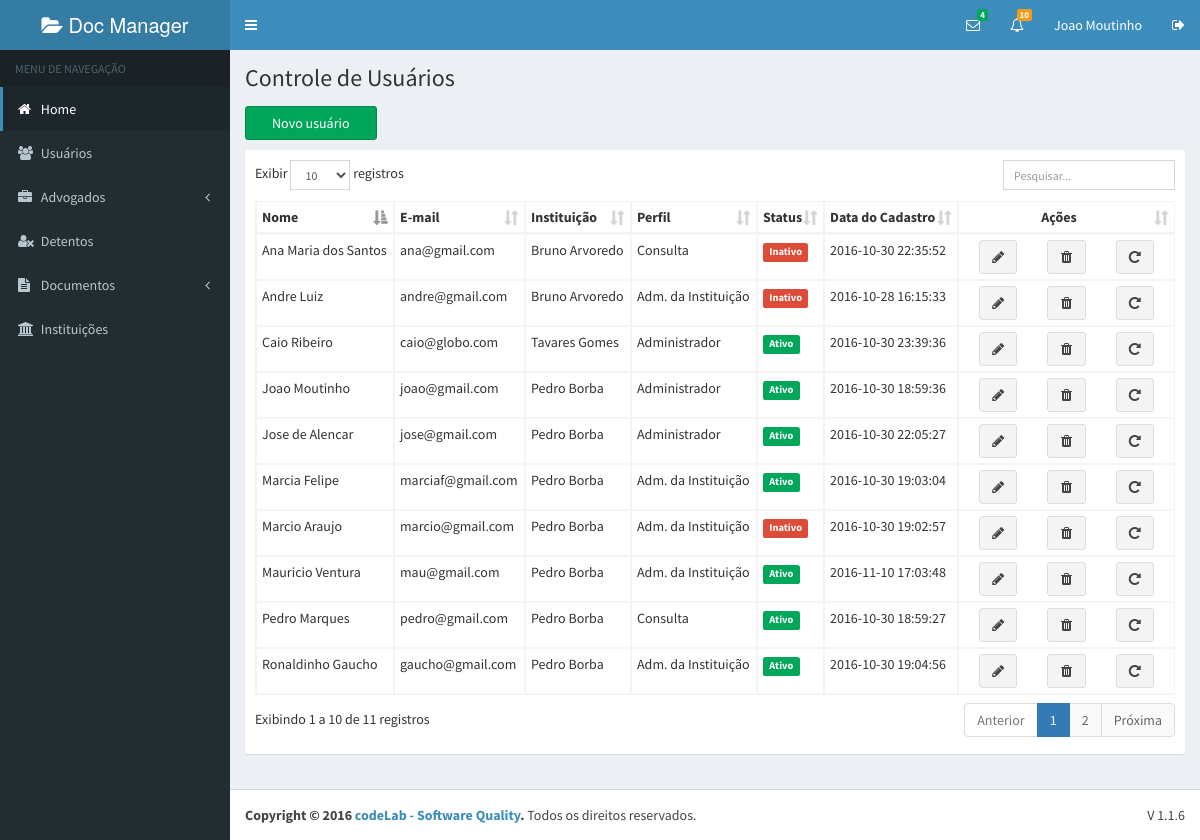
/usuarios.php (signed in), run on the app's committed database.
### tables this page shows
CREATE TABLE `usuario` (
  `id` int(11) NOT NULL AUTO_INCREMENT,
  `nome` varchar(45) NOT NULL,
  `sobrenome` varchar(45) NOT NULL,
  `email` varchar(45) NOT NULL,
  `cpf` varchar(14) NOT NULL,
  `senha` varchar(10) NOT NULL,
  `sexo` int(1) NOT NULL,
  `perfil` varchar(45) NOT NULL,
  `status` int(1) NOT NULL,
  `arquivo` varchar(45) DEFAULT NULL,
  `instituicao_id` int(11) NOT NULL,
  `dataCadastro` datetime NOT NULL,
  PRIMARY KEY (`id`,`instituicao_id`),
  KEY `fk_usuario_instituicao1_idx` (`instituicao_id`),
  CONSTRAINT `fk_usuario_instituicao1` FOREIGN KEY (`instituicao_id`) REFERENCES `instituicao` (`id`) ON DELETE NO ACTION ON UPDATE NO ACTION
);

CREATE TABLE `instituicao` (
  `id` int(11) NOT NULL AUTO_INCREMENT,
  `tipo` varchar(45) NOT NULL,
  `nome` varchar(45) NOT NULL,
  `sigla` varchar(10) NOT NULL,
  `email` varchar(45) DEFAULT NULL,
  `cep` varchar(10) NOT NULL,
  `endereco` varchar(100) NOT NULL,
  `bairro` varchar(45) NOT NULL,
  `cidade` varchar(45) NOT NULL,
  `uf` varchar(2) NOT NULL,
  `observacao` varchar(200) DEFAULT NULL,
  `status` int(1) NOT NULL,
  `dataCadastro` datetime NOT NULL,
  PRIMARY KEY (`id`)
);

### usuarios.php (the view, shortened to what this page needs)
 <?php
 require'head.php';
 require 'config/conexao.php';
 ?>
    <?php
     $sql_code = "SELECT u.id, u.cpf ,u.nome AS nomeUsuario, u.sobrenome, u.email, u.arquivo, i.tipo, i.nome AS nomeInstituicao, u.perfil, u.status, u.instituicao_id, u.dataCadastro FROM usuario u, instituicao i WHERE u.instituicao_id = i.id ORDER BY nomeUsuario";
     $execute  = $mysqli  -> query($sql_code) or die ($mysqli->error);
     $usuario  = $execute -> fetch_assoc();
     $num      = $execute -> num_rows;
    ?>
  <div class="content-wrapper">
    <section class="content-header">
      <h1>Controle de Usuários<small></small></h1>
    </section>
    <section class="content">
    <div class="row">
      <div class="col-md-2">
        <button type="button" class="btn btn-block btn-success btn-novo" data-toggle="modal" data-target="#modalCadastro">Novo usuário</button>
      </div>
    </div>
        <div class="nav-tabs-custom">
            <div class="box-body">
            <?php if ($num > 0) { ?>
            <table id="example1" class="table table-bordered table-hover table-condensed">
            <thead>
              <tr style="font-weight: bold;">
                <th>Nome</th>
                <th>E-mail</th>
                <th>Instituição</th>
                <th>Perfil</th>
                <th>Status</th>
                <th>Data do Cadastro</th>
                <th style="text-align: center;">Ações</td>
              </tr>
            </thead>
            <tbody>
            <?php do{ ?>
              <tr>
                <td><?php echo $usuario['nomeUsuario']. " " . $usuario['sobrenome']; ?></td>
                <td><?php echo $usuario['email']; ?></td>
                <td><?php echo $usuario['nomeInstituicao']; ?></td>
                <td><?php if($usuario['perfil'] == 'adm') {echo "Administrador";}
                if($usuario['perfil'] == 'adm_instituicao') {echo "Adm. da Instituição";}
                if($usuario['perfil'] == 'consulta') {echo "Consulta";}
                if($usuario['perfil'] == 'op_documento') {echo "Oper. de Documento";} ?>
                </td>
                <td>
                <?php if ($usuario['status']==1) { echo "<span class=\"label label-success\">Ativo</span>";}
                      else { echo "<span class=\"label label-danger\">Inativo</span>"; }
                ?>
                </td>
                <td><?php echo $usuario['dataCadastro']; ?></td>
                <td>
                  <div class="btn-acoes">
                  <div class="col-md-4">
                  <button type="button" class="btn btn-block btn-default" data-toggle="modal" data-target="#editar_usuario_<?php echo $usuario['id'];?>"><i class="fa fa-pencil" data-toggle="tooltip" data-placement="top" title="Editar"></i></button>
                  </div>
                 <div class="col-md-4">
                  <button type="button" class="btn btn-block btn-default" data-toggle="modal" data-target="#excluir_usuario_<?php echo $usuario['id'];?>"><i class="fa fa-trash" data-toggle="tooltip" data-placement="top" title="Excluir"></i></button>
                 </div>
                 <div class="col-md-4">
                    <button type="button" class="btn btn-block btn-default" data-toggle="modal" data-target="#alterar_senha_<?php echo $usuario['id'];?>"><i class="fa fa-repeat" data-toggle="tooltip" data-placement="top" title="Redefinir Senha"></i></button>
                 </div>
                 </div>
                </td>
              </tr>
              <?php } while ($usuario = $execute ->fetch_assoc()); ?>
            </tbody>
              </table>
            <?php } ?>
            </div>
          </div>
        </section>
        </div>
<?php require 'footer.php' ?>

### css/style.css (style rules this page uses)
.btn-novo { margin-bottom: 10px; }

### data on the page
usuario: nome "Ana Maria", sobrenome "dos Santos", email "ana@gmail.com", instituicao.nome "Bruno Arvoredo", perfil "Consulta", status "Inativo", dataCadastro "2016-10-30 22:35:52"
usuario: nome "Andre", sobrenome "Luiz", email "andre@gmail.com", instituicao.nome "Bruno Arvoredo", perfil "Adm. da Instituição", status "Inativo", dataCadastro "2016-10-28 16:15:33"
usuario: nome "Caio", sobrenome "Ribeiro", email "caio@globo.com", instituicao.nome "Tavares Gomes", perfil "Administrador", status "Ativo", dataCadastro "2016-10-30 23:39:36"
usuario: nome "Joao", sobrenome "Moutinho", email "joao@gmail.com", instituicao.nome "Pedro Borba", perfil "Administrador", status "Ativo", dataCadastro "2016-10-30 18:59:36"
usuario: nome "Jose", sobrenome "de Alencar", email "jose@gmail.com", instituicao.nome "Pedro Borba", perfil "Administrador", status "Ativo", dataCadastro "2016-10-30 22:05:27"
usuario: nome "Marcia", sobrenome "Felipe", email "marciaf@gmail.com", instituicao.nome "Pedro Borba", perfil "Adm. da Instituição", status "Ativo", dataCadastro "2016-10-30 19:03:04"
usuario: nome "Marcio", sobrenome "Araujo", email "marcio@gmail.com", instituicao.nome "Pedro Borba", perfil "Adm. da Instituição", status "Inativo", dataCadastro "2016-10-30 19:02:57"
usuario: nome "Mauricio", sobrenome "Ventura", email "mau@gmail.com", instituicao.nome "Pedro Borba", perfil "Adm. da Instituição", status "Ativo", dataCadastro "2016-11-10 17:03:48"
usuario: nome "Pedro", sobrenome "Marques", email "pedro@gmail.com", instituicao.nome "Pedro Borba", perfil "Consulta", status "Ativo", dataCadastro "2016-10-30 18:59:27"
usuario: nome "Ronaldinho", sobrenome "Gaucho", email "gaucho@gmail.com", instituicao.nome "Pedro Borba", perfil "Adm. da Instituição", status "Ativo", dataCadastro "2016-10-30 19:04:56"

### other printed values
$_SESSION['nome'] "Joao"
$_SESSION['sobrenome'] "Moutinho"
